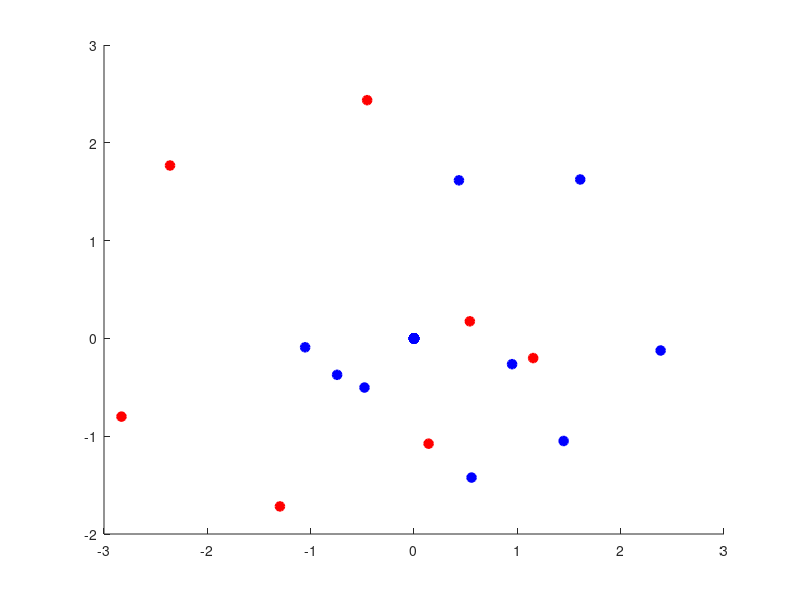
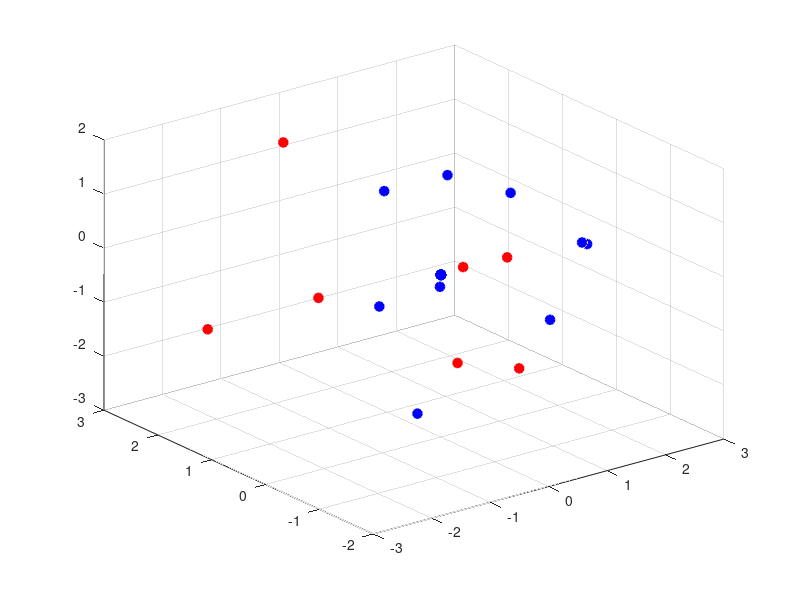

Write MATLAB code to recreate these figures, in order.
matching_original = csvread('matching.csv');
comm_original = csvread('comm.csv');
[comm,ia,ic] = unique(comm_original,'rows');
matching = matching_original(ia);
comm_mean = mean(comm); 
comm_mean = repmat(comm_mean,16,1);
comm =  comm-comm_mean;
cov =  transpose(comm)*comm;
cov= cov /16.0;

[V,D] = eig(cov);
[D,I] = sort(diag(D),'descend');
V = V(:, I);

pc1 = V(:,1);
pc2 = V(:,2);
pc3 = V(:,3);
x = comm(1,:);
matching(1)
num_mathcing = sum(matching);
num_nonmatching = 16 - num_mathcing;
pc1_mathcing = zeros(num_mathcing,1);
pc2_mathcing= zeros(num_mathcing,1);
pc3_mathcing= zeros(num_mathcing,1);
pc1_nonmathcing= zeros(num_nonmatching,1);
pc2_nonmathcing= zeros(num_nonmatching,1);
pc3_nonmathcing= zeros(num_nonmatching,1);
ct_matching = 0;
ct_nonmatching = 0;
for i = 1:16
    if matching(i) == 1
        ct_matching = ct_matching +1;
        pc1_mathcing(ct_matching) = dot(pc1, comm(i,:));
        pc2_mathcing(ct_matching) = dot(pc2, comm(i,:));
        pc3_mathcing(ct_matching) = dot(pc3, comm(i,:));
    else
        ct_nonmatching = ct_nonmatching +1;
        pc1_nonmathcing(ct_nonmatching) = dot(pc1, comm(i,:));
        pc2_nonmathcing(ct_nonmatching) = dot(pc2, comm(i,:));
        pc3_nonmathcing(ct_nonmatching) = dot(pc3, comm(i,:));
    end
end

figure;
sz = 40;
scatter(pc1_mathcing,pc2_mathcing,sz,'MarkerEdgeColor','b',...
              'MarkerFaceColor','b',...
              'LineWidth',1.5)
hold on

scatter(pc1_nonmathcing,pc2_nonmathcing,sz,'MarkerEdgeColor','r',...
              'MarkerFaceColor','r',...
              'LineWidth',1.5)
    
figure;
sz = 40;
scatter3(pc1_mathcing,pc2_mathcing,pc3_mathcing,sz,'MarkerEdgeColor','b',...
              'MarkerFaceColor','b',...
              'LineWidth',1.5)
hold on

scatter3(pc1_nonmathcing,pc2_nonmathcing,pc3_nonmathcing,sz,'MarkerEdgeColor','r',...
              'MarkerFaceColor','r',...
              'LineWidth',1.5)
        
